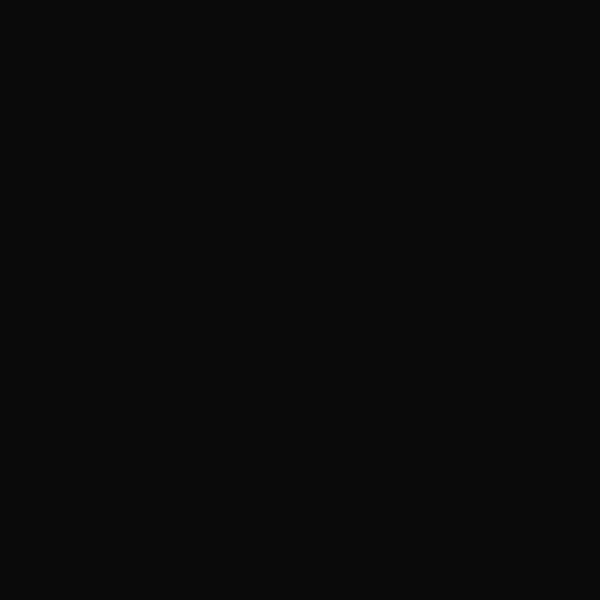
Frame 1 (no input)
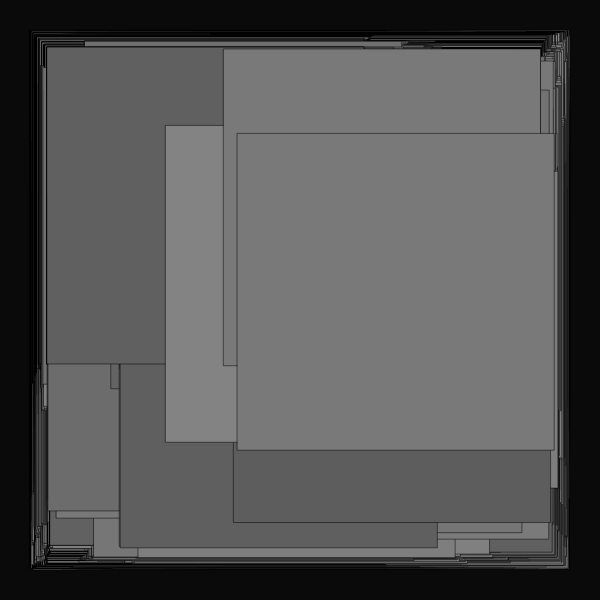
Frame 60 (no input)
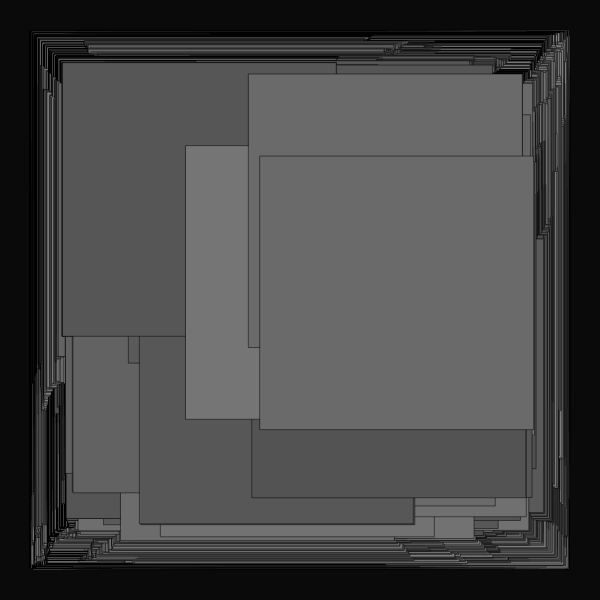
Frame 120 (the mouse pressed at the canvas centre since frame 60)

The p5.js sketch that drew these frames (run headless with seeded random() and noise() and a simulated clock; from frame 60 on, the mouse is pressed at the canvas centre):

// p5.js sketch
// ── sketch.js
//inspo from Fiona 

let moverSystems = [];
let num = 10;
let cells, cols, rows;
let offset, margin;
let cellW, cellH;
let bg;
let graphics;



function setup() {
  w = 600;
  var canvas;
    if(windowWidth>=600 && windowHeight >=600){
      canvas = createCanvas(600, 600);
    }
    else{
      canvas = createCanvas(windowWidth, windowHeight - 100);
    }

  var x = (windowWidth - width) / 2;
  var y = (windowHeight - height) / 2;

  canvas.position(x, y);
  background(0);
  noStroke();

  graphics = createGraphics(width, height);
  graphics.colorMode(HSB, 360, 100, 100, 100);

  cells = 1
  cols = cells;
  rows = cells;
  offset = width / 5;
  margin = offset / 5;
  cellW = (width - offset * 2 - margin * (cols - 1)) / cols;
  cellH = (height - offset * 2 - margin * (rows - 1)) / rows;
  

  for (let j = 0; j < rows; j++) {
    for (let i = 0; i < cols; i++) {
      let x = map(i, 0, cols, offset, width - offset + margin);
      let y = map(j, 0, rows, offset, width - offset + margin);
      let b = new Bound(x, y, cellW, cellH);
      moverSystems.push(new MoverSystem(b, int(random(10, 20))*map(cells,2,7,10,5), cellW/2, cellW/8));
      moverSystems[i].render();
    }
  }
  background(10);
  image(graphics,0,0);

}


function draw(){
  rectMode(CENTER)
  for (let ms of moverSystems) {
    ms.update();
    ms.render();
  }
  if(frameCount >300){
    noLoop();
  }
}

class Mover {
  constructor(x, y, d, c1, c2) {
    this.pos = createVector(x, y);
    this.noiseScale = createVector(1,200,-200);
    this.d = d;
    this.dLife = d/500;
    this.maxD = this.d;
    this.c1 = c1;
    this.c2 = c2;
  }
  update() {
    let n = map(noise(this.pos.x / this.noiseScale.x, this.pos.y / this.noiseScale.y), 0, 1, 600, -200);
    let vel = createVector(sin(n), sin(n));
    this.pos.add(vel);
    this.d -= this.dLife;
    this.d = constrain(this.d, 0, this.maxD);
  }
  render() {
    colorMode(RGB);
    let c = lerpColor(color(this.c1), color(this.c2 + 100), this.d/this.maxD);
    let cLine = lerpColor(color(this.c1), color(this.c2), this.d/this.maxD - 100);

    fill(c, 15);
    if(frameCount%2 == 0){
      strokeWeight(0.5)
      stroke(0);
      rect(this.pos.x, this.pos.y, this.d*2, this.d*2);
    }
  }
}

class MoverSystem {
  constructor(b, n, d, p) {
    this.movers = [];
    this.b = b;
    this.n = n;
    this.d = d;
    this.p = p;
    for (let i = 0; i < this.n; i++) {
      let c1 = random(p);
      let c2 = c1;
      while (c1 == c2) {
        c2 = random(p);
      }
      this.movers.push(new Mover(random(this.b.x, this.b.x + this.b.w), random(this.b.y, this.b.y + this.b.h), this.d, c1, c2));
    }
  }
  update() {
    for (let m of this.movers) {
      m.update();
      this.b.checkBound(m);
    }
  }
  render() {
    for (let m of this.movers) {
      m.render();
    }
  }
}



class Bound {
  constructor(x, y, w, h) {
    this.x = x;
    this.y = y;
    this.w = w;
    this.h = h;
  }
  checkBound(m) {
    if (m.pos.x - m.d / 2 < this.x) m.pos.x = this.x + m.d / 2;
    if (m.pos.x + m.d / 2 > this.x + this.w) m.pos.x = this.x + this.w - m.d / 2;
    if (m.pos.y - m.d / 2 < this.y) m.pos.y = this.y + m.d / 2;
    if (m.pos.y + m.d / 2 > this.y + this.h) m.pos.y = this.y + this.h - m.d / 2;
  }
  render() {
    //noFill();
    ellipse(this.x, this.y, this.w, this.h);
  }
}
